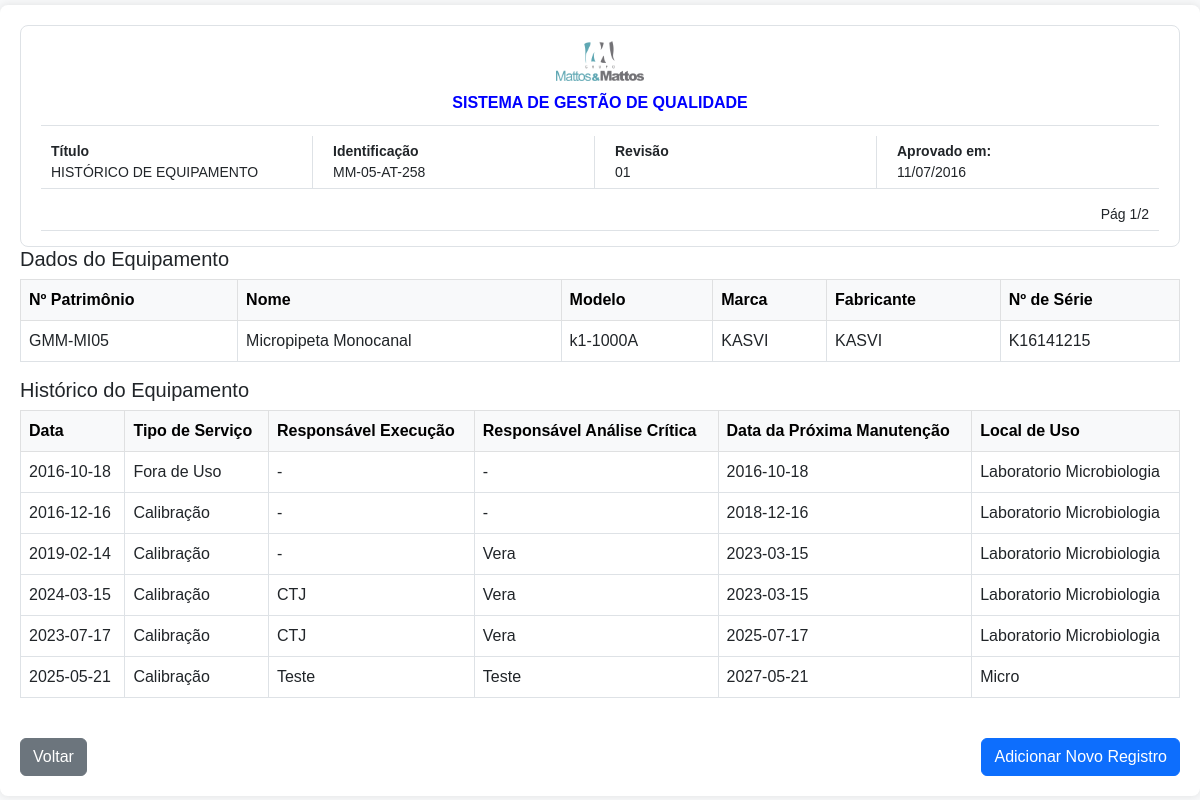
The app's page /historico/1 with its own data.
### tables this page shows
CREATE TABLE equipamentos (
                            id INTEGER PRIMARY KEY AUTOINCREMENT,
                            patrimonio TEXT UNIQUE,
                            nome TEXT,
                            modelo TEXT,
                            marca TEXT,
                            fabricante TEXT,
                            numero_serie TEXT
                        , historico_detalhado TEXT, observacoes TEXT);

CREATE TABLE historico (
                            id INTEGER PRIMARY KEY AUTOINCREMENT,
                            equipamento_id INTEGER,
                            data TEXT,
                            tipo_servico TEXT,
                            responsavel_execucao TEXT,
                            responsavel_analise TEXT,
                            proxima_manutencao TEXT,
                            local_uso TEXT, historico_detalhado TEXT, observacoes TEXT,
                            FOREIGN KEY(equipamento_id) REFERENCES equipamentos(id)
                        );

### app.py (the view)
@app.route("/historico/<int:equip_id>")
def historico_equipamento(equip_id):
    with sqlite3.connect("equipamentos.db") as conn:
        cursor = conn.cursor()
        cursor.execute("SELECT * FROM equipamentos WHERE id = ?", (equip_id,))
        equipamento = cursor.fetchone()
        cursor.execute("SELECT * FROM historico WHERE equipamento_id = ?", (equip_id,))
        historico = cursor.fetchall()
    if not equipamento:
        return "Equipamento não encontrado", 404
    return render_template("historico_equipamento.html", equipamento=equipamento, historico=historico)

### templates/historico_equipamento.html (shortened to what this page needs)
<!DOCTYPE html>
<html lang="pt-BR">
<head>
    <link href="https://cdn.jsdelivr.net/npm/bootstrap@5.3.0/dist/css/bootstrap.min.css" rel="stylesheet">
</head>
<body class="d-flex justify-content-center align-items-center vh-100">
    <div class="container">
        <div class="header-container">
            <div class="header-top">
                <img src="{{ url_for('static', filename='logo.png') }}" alt="Logo" class="logo">
                <div class="sistema-text">Sistema de Gestão de Qualidade</div>
            </div>
            <div class="document-info">
                <div class="info-item">
                    <div class="title">Título</div>
                    <div>HISTÓRICO DE EQUIPAMENTO</div>
                </div>
                <div class="info-item">
                    <div class="title">Identificação</div>
                    <div>MM-05-AT-258</div>
                </div>
                <div class="info-item">
                    <div class="title">Revisão</div>
                    <div>01</div>
                </div>
                <div class="info-item">
                    <div class="title">Aprovado em:</div>
                    <div>11/07/2016</div>
                </div>
            </div>
            <div class="document-info">
                <div class="info-item page-number">Pág 1/2</div>
            </div>
        </div>
        <h3 class="h5">Dados do Equipamento</h3>
        <div class="table-responsive">
            <table class="table table-bordered table-hover">
                <thead class="table-light">
                    <tr>
                        <th>Nº Patrimônio</th>
                        <th>Nome</th>
                        <th>Modelo</th>
                        <th>Marca</th>
                        <th>Fabricante</th>
                        <th>Nº de Série</th>
                    </tr>
                </thead>
                <tbody>
                    <tr>
                        <td>{{ equipamento[1] }}</td>
                        <td>{{ equipamento[2] }}</td>
                        <td>{{ equipamento[3] }}</td>
                        <td>{{ equipamento[4] }}</td>
                        <td>{{ equipamento[5] }}</td>
                        <td>{{ equipamento[6] }}</td>
                    </tr>
                </tbody>
            </table>
        </div>
        <h3 class="h5">Histórico do Equipamento</h3>
        <div class="table-responsive">
            <table class="table table-bordered table-hover">
                <thead class="table-light">
                    <tr>
                        <th>Data</th>
                        <th>Tipo de Serviço</th>
                        <th>Responsável Execução</th>
                        <th>Responsável Análise Crítica</th>
                        <th>Data da Próxima Manutenção</th>
                        <th>Local de Uso</th>
                    </tr>
                </thead>
                <tbody>
                    {% for item in historico %}
                    <tr>
                        <td>{{ item[2] }}</td>
                        <td>{{ item[3] }}</td>
                        <td>{{ item[4] }}</td>
                        <td>{{ item[5] }}</td>
                        <td>{{ item[6] }}</td>
                        <td>{{ item[7] }}</td>
                    </tr>
                    {% endfor %}
                </tbody>
            </table>
        </div>
        <div class="d-flex justify-content-between mt-4">
            <a href="{{ url_for('listar_equipamentos') }}" class="btn btn-secondary">Voltar</a>
            <a href="{{ url_for('adicionar_historico', equip_id=equipamento[0]) }}" class="btn btn-primary">Adicionar Novo Registro</a>
        </div>
    </div>
</body>
</html>

### templates/historico_equipamento.html (style rules this page uses)
body { background-color: #f8f9fa; font-family: Arial, sans-serif; }
.container { max-width: 100%; background: white; padding: 20px; border-radius: 8px; box-shadow: 0 0 10px rgba(0, 0, 0, 0.1); margin: 0 auto; }
.header-container { padding: 15px 20px; background-color: #ffffff; border-radius: 8px; border: 1px solid #dee2e6; }
.header-top { display: flex; flex-direction: column; align-items: center; padding-bottom: 10px; border-bottom: 1px solid #dee2e6; }
.logo { max-height: 40px; width: auto; margin-bottom: 10px; }
.sistema-text { color: #0000FF; font-weight: bold; font-size: 16px; text-transform: uppercase; text-align: center; }
.document-info { display: grid; grid-template-columns: repeat(4, 1fr); gap: 10px; border-bottom: 1px solid #dee2e6; padding-top: 10px; }
.info-item { padding: 5px 10px; border-right: 1px solid #dee2e6; font-size: 14px; }
.info-item:last-child { border-right: none; }
.title { font-weight: bold; }
.page-number { text-align: right; grid-column: span 4; }

### records on screen
equipamentos: patrimonio "GMM-MI05", nome "Micropipeta Monocanal", modelo "k1-1000A", marca "KASVI", fabricante "KASVI", numero_serie "K16141215"
historico: data "2016-10-18", tipo_servico "Fora de Uso", responsavel_execucao "-", responsavel_analise "-", proxima_manutencao "2016-10-18", local_uso "Laboratorio Microbiologia"
historico: data "2016-12-16", tipo_servico "Calibração", responsavel_execucao "-", responsavel_analise "-", proxima_manutencao "2018-12-16", local_uso "Laboratorio Microbiologia"
historico: data "2019-02-14", tipo_servico "Calibração", responsavel_execucao "-", responsavel_analise "Vera", proxima_manutencao "2023-03-15", local_uso "Laboratorio Microbiologia"
historico: data "2024-03-15", tipo_servico "Calibração", responsavel_execucao "CTJ", responsavel_analise "Vera", proxima_manutencao "2023-03-15", local_uso "Laboratorio Microbiologia"
historico: data "2023-07-17", tipo_servico "Calibração", responsavel_execucao "CTJ", responsavel_analise "Vera", proxima_manutencao "2025-07-17", local_uso "Laboratorio Microbiologia"
historico: data "2025-05-21", tipo_servico "Calibração", responsavel_execucao "Teste", responsavel_analise "Teste", proxima_manutencao "2027-05-21", local_uso "Micro"
